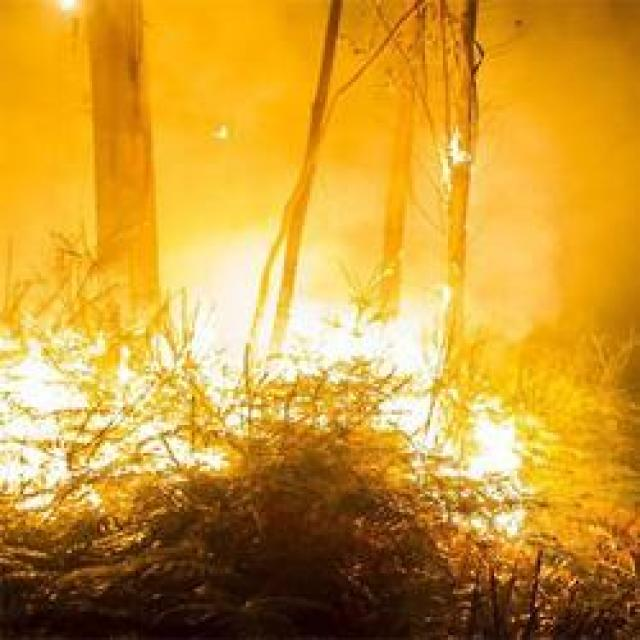
%> input picture Proyecto Fase I/Transformación a escala de grises/Imagenes/1699_jpg.rf.6ea63cbddfe76e76a617fd2df414620b.jpg, 640 x 640 px; its folder holds only this picture in this run
$ octave script_fase1_ajustable.m   (GNU Octave 9; MATLAB toolbox functions it lacks are replaced by stand-ins)
%> lines starting %> are read from the running program, lines starting %| are printed output that depends on the picture
%> further down, img is the input picture: size 640x640x3 uint8; mean R, G, B 204.2, 153.3, 51.3
### Proyecto Fase I/Transformación a escala de grises/transformarGrisManual.m
function imgGris = transformarGrisManual(imgRGB, pesos)
%> called with pesos = [0.8 0.1 0.1]
% TRANSFORMAR GRIS MANUAL: Convierte una imagen f(x,y,c) a g(x,y)
% Implementación basada en la combinación lineal de canales cromáticos.
%
% ENTRADAS:
%   imgRGB: Matriz de M x N x 3 (uint8)
%   pesos:  Vector [wR, wG, wB] que define la importancia de cada canal.
%           Sujeto a la restricción: wR + wG + wB = 1.

    % 1. Validación de parámetros
    % Si el usuario no define pesos, aplicamos el estándar ITU-R BT.601
    if nargin < 2
        pesos = [0.2989, 0.5870, 0.1140];
    end

    % 2. Descomposición del modelo de color (Mapping)
    % Se extraen las componentes fR, fG, fB y se convierten a 'double'.
    % IMPORTANTE: Se usa double para evitar errores de cuantización y
    % saturación (overflow) durante la sumatoria de intensidades.
    R = double(imgRGB(:,:,1));
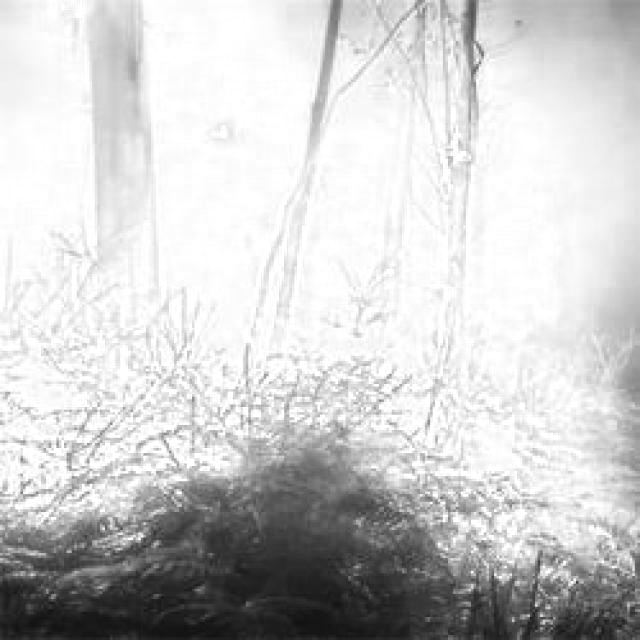
%> R: size 640x640 double; min 15, max 255, mean 204.2
    G = double(imgRGB(:,:,2));
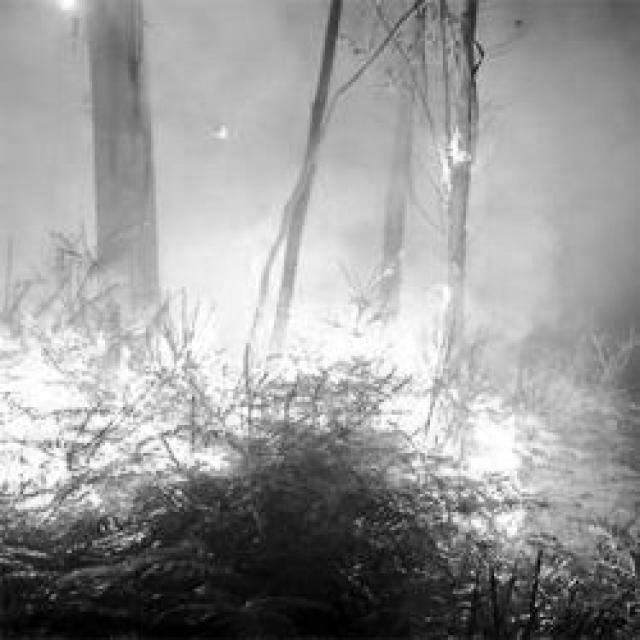
%> G: size 640x640 double; min 0, max 255, mean 153.3
    B = double(imgRGB(:,:,3));
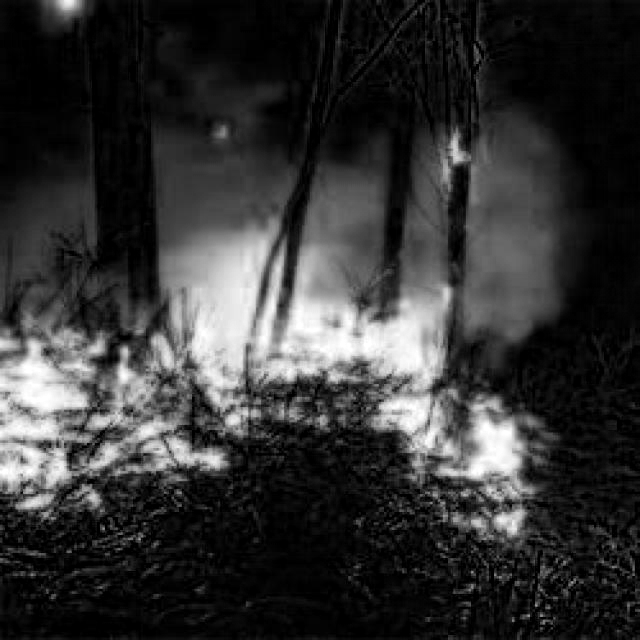
%> B: size 640x640 double; min 0, max 255, mean 51.3

    % 3. Transformación lineal de intensidad
    % Aplicamos la ecuación: g(x,y) = wR*R(x,y) + wG*G(x,y) + wB*B(x,y)
    % Esta operación reduce la dimensionalidad del dato de 3D a 1D.
    imgGrisDouble = (pesos(1) * R) + (pesos(2) * G) + (pesos(3) * B);
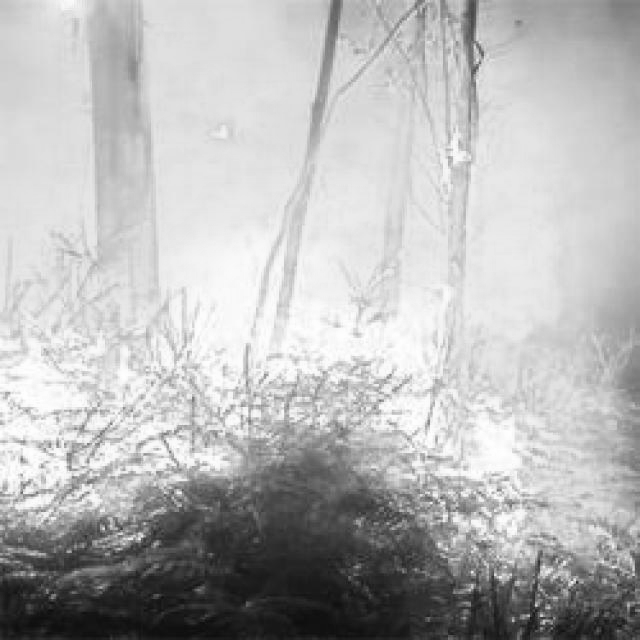
%> imgGrisDouble: size 640x640 double; min 12, max 255, mean 183.9

    % 4. Re-cuantización y normalización
    % Convertimos el resultado de punto flotante a entero de 8 bits (uint8).
    % Esto devuelve la función al rango discreto [0, 255].
    imgGris = uint8(imgGrisDouble);
end

### Proyecto Fase I/Transformación a escala de grises/script_fase1_ajustable.m
%% SCRIPT 2: IMPLEMENTACIÓN PROPIA CON CAMBIO DE PARÁMETROS
% Objetivo: Optimizar la escala de grises para detección de incendios.

rutaIn = 'C:\Users\Sandra Bautista\Downloads\Proyecto Fase I\Transformación a escala de grises\Imagenes';
rutaOut = fullfile(rutaIn, 'Resultados_Manual_Optimizado');
if ~exist(rutaOut, 'dir'), mkdir(rutaOut); end

% --- ANÁLISIS DE PARÁMETROS ---
% En incendios, el canal Rojo (R) contiene la mayor energía radiante.
% Incrementamos wR para maximizar el contraste de las llamas y brasas.
% Parámetro propuesto: 80% Rojo, 10% Verde, 10% Azul.
misPesos = [0.80, 0.10, 0.10];

lista = dir(fullfile(rutaIn, '*.jpg'));

fprintf('Iniciando transformación manual optimizada para fuego...\n');

for k = 1:length(lista)
    img = imread(fullfile(rutaIn, lista(k).name));

    % Llamada a la implementación propia (transformación paramétrica)
    % Esta función permite el control total sobre el resultado visual.
    imgGris = transformarGrisManual(img, misPesos);

    imwrite(imgGris, fullfile(rutaOut, lista(k).name));
end
fprintf('Completado. Se ha resaltado el canal rojo con w=%.2f\n', misPesos(1));

$ run again, on Proyecto Fase I/Transformación a escala de grises/Imagenes/62_png.rf.47ab883e53d6d478691e5f3ac62b9485.jpg
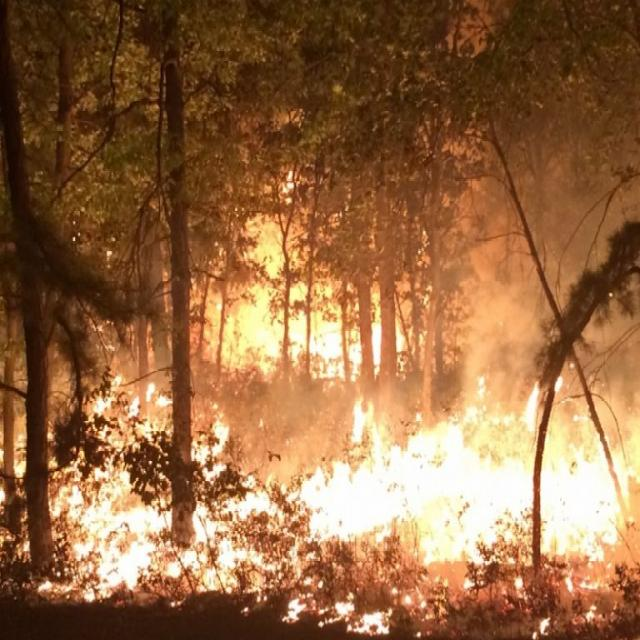
%> input picture Proyecto Fase I/Transformación a escala de grises/Imagenes/62_png.rf.47ab883e53d6d478691e5f3ac62b9485.jpg, 640 x 640 px
%> img is the input picture: size 640x640x3 uint8; mean R, G, B 149.4, 105.5, 67.7
%> in transformarGrisManual, `B = double(imgRGB(:,:,3));`:
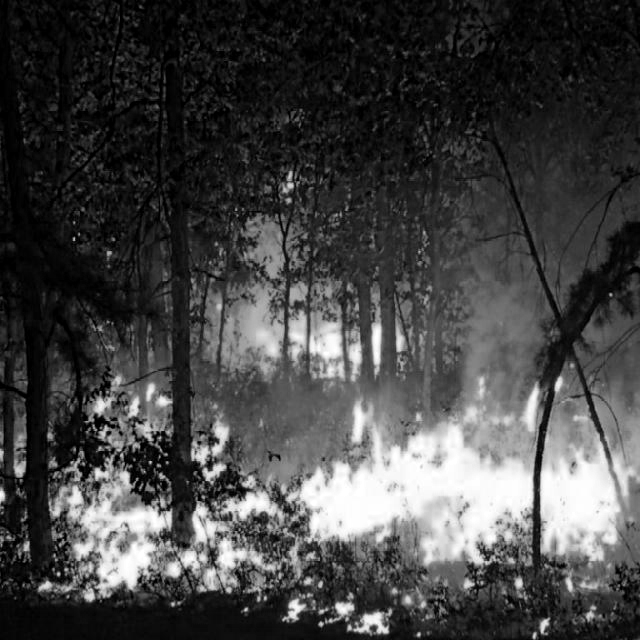
%> B: size 640x640 double; min 0, max 255, mean 67.7
%> in transformarGrisManual, `imgGrisDouble = (pesos(1) * R) + (pesos(2) * G) + (pesos(3) * B);`:
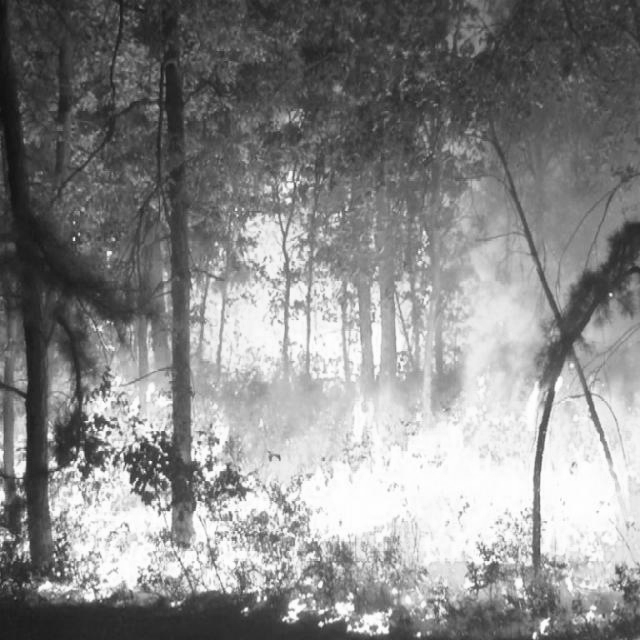
%> imgGrisDouble: size 640x640 double; min 14.7, max 255, mean 136.8

$ run again, on Proyecto Fase I/Transformación a escala de grises/Imagenes/20_png.rf.e4e98275674cf2655f17d3830cfba3f2.jpg
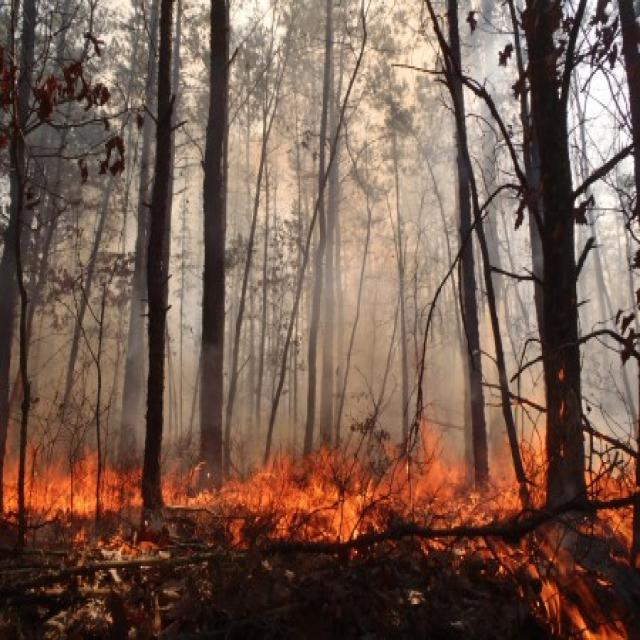
%> input picture Proyecto Fase I/Transformación a escala de grises/Imagenes/20_png.rf.e4e98275674cf2655f17d3830cfba3f2.jpg, 640 x 640 px
%> img is the input picture: size 640x640x3 uint8; mean R, G, B 118.3, 91.9, 78.6
%> in transformarGrisManual, `B = double(imgRGB(:,:,3));`:
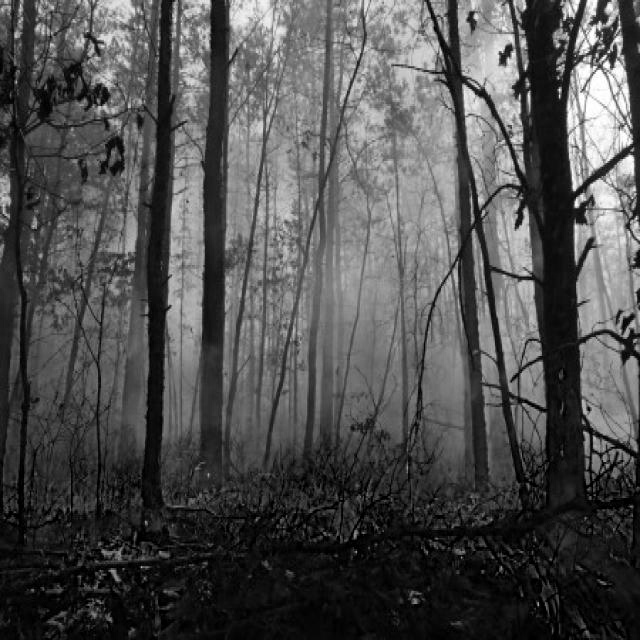
%> B: size 640x640 double; min 0, max 255, mean 78.6
%> in transformarGrisManual, `imgGrisDouble = (pesos(1) * R) + (pesos(2) * G) + (pesos(3) * B);`:
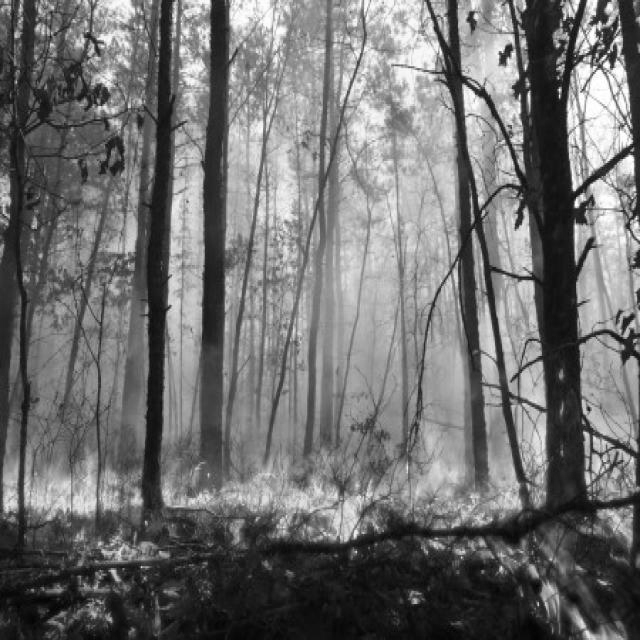
%> imgGrisDouble: size 640x640 double; min 1.9, max 255, mean 111.6
